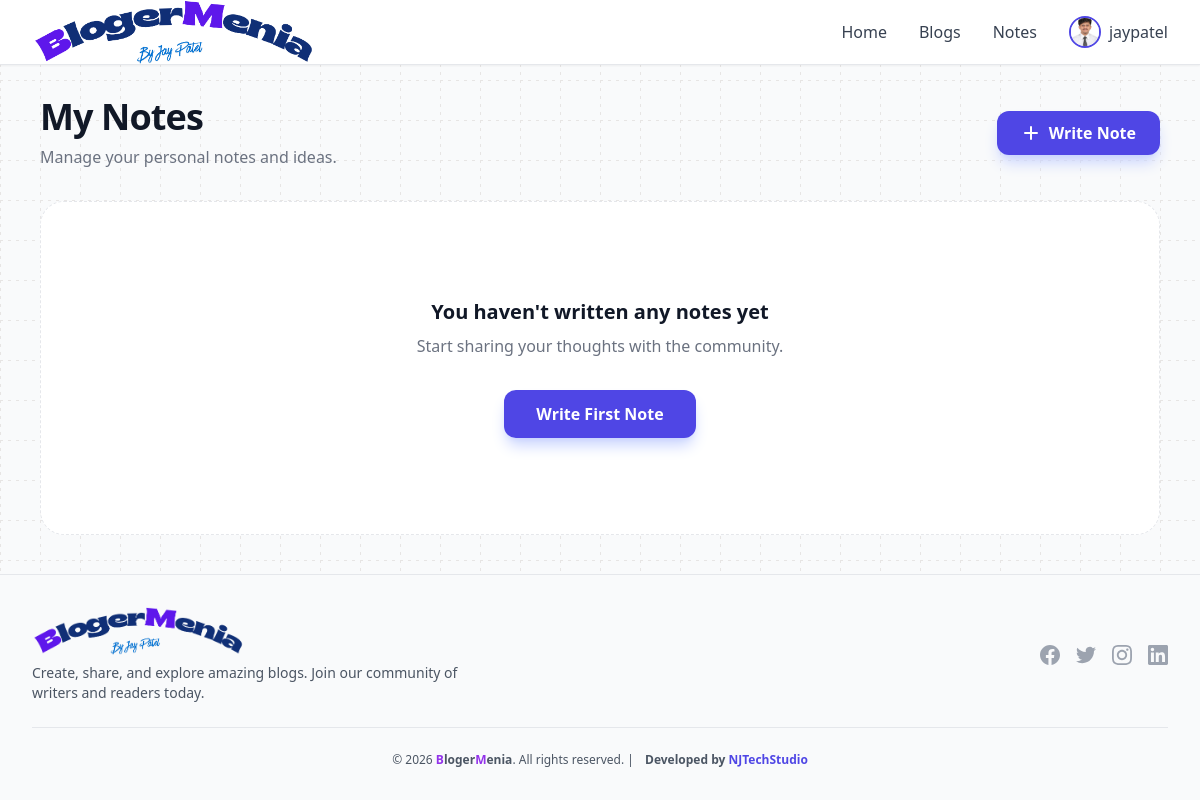
The app's page /notes/edit/ (signed in), older data.
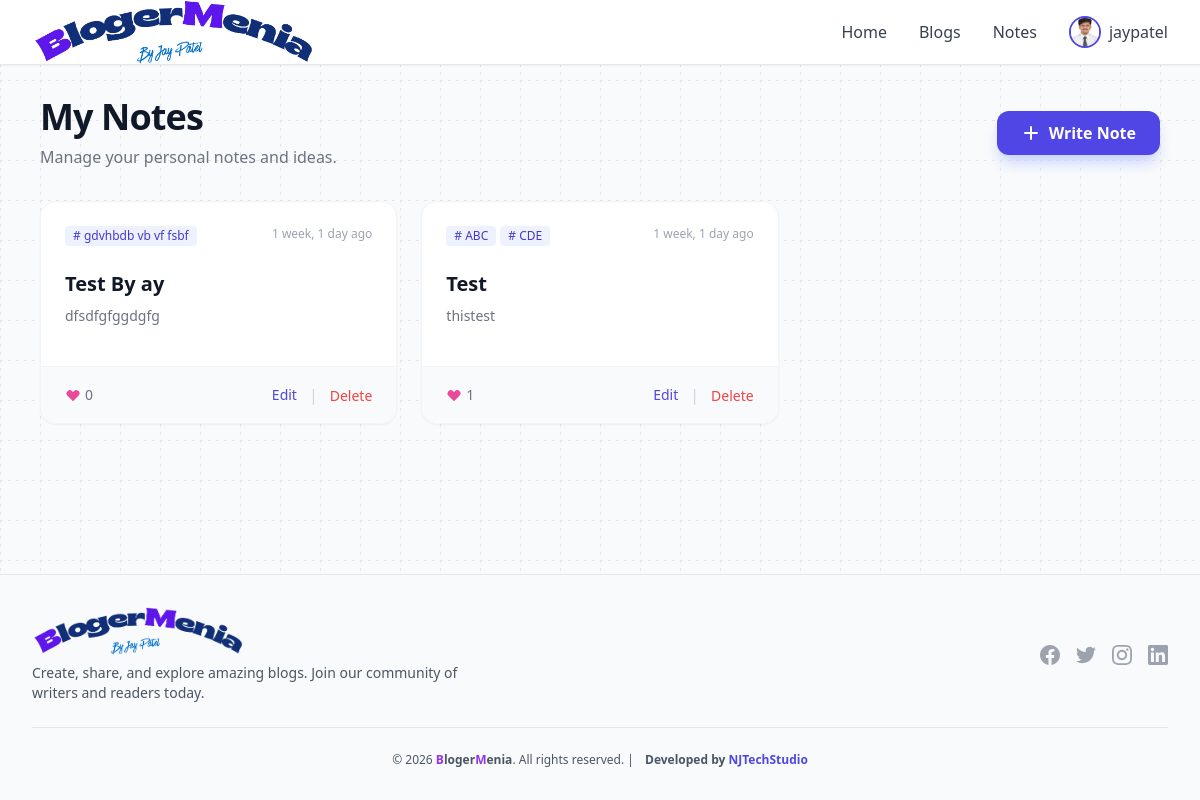
The same page, newer data.
### notes/models.py (models this page shows, shortened)
class Note(models.Model):
    user = models.ForeignKey(settings.AUTH_USER_MODEL, on_delete=models.CASCADE, related_name='notes')
    title = models.CharField(max_length=200)
    content = models.TextField()
    tags = models.CharField(max_length=500, blank=True, help_text="Comma-separated tags")
    likes = models.ManyToManyField(settings.AUTH_USER_MODEL, related_name='liked_notes', blank=True)
    is_public = models.BooleanField(default=True)
    created_at = models.DateTimeField(auto_now_add=True)
    updated_at = models.DateTimeField(auto_now=True)
    @property
    def total_likes(self):
        return self.likes.count()
    def get_tags_list(self):
        if not self.tags:
            return []
        return [tag.strip() for tag in self.tags.split(',') if tag.strip()]

### notes/views.py (the view)
# urls.py: path('edit/', views.MyNoteListView.as_view(), name='my_note_list'),
class MyNoteListView(LoginRequiredMixin, ListView):
    model = Note
    template_name = 'notes/my_note_list.html'
    context_object_name = 'notes'
    paginate_by = 9
    def get_queryset(self):
        return Note.objects.filter(user=self.request.user).order_by('-updated_at')

### blogs/models.py (called while the page is built)
    def get_display_name(self):
        if self.first_name or self.last_name:
            return f"{self.first_name} {self.last_name}".strip()
        return self.username or self.email.split('@')[0]

### notes/templates/notes/my_note_list.html (shortened to what the changed rows need)
{% extends 'base.html' %}
{% block content %}
<div class="container mx-auto px-4 py-8 max-w-6xl">
    <div class="flex justify-between items-center mb-8">
        <div>
            <h1 class="text-4xl font-extrabold text-gray-900 tracking-tight">My Notes</h1>
        </div>
    </div>
    {% if notes %}
    <div class="grid grid-cols-1 md:grid-cols-2 lg:grid-cols-3 gap-6">
        {% for note in notes %}
        <div
            class="bg-white rounded-2xl shadow-sm hover:shadow-xl transition-all duration-300 border border-gray-100 flex flex-col group relative hover:-translate-y-1">
            <div class="p-6 flex-1">
                <div class="flex justify-between items-start mb-4">
                    <div>
                        {% if note.tags %}
                        <div class="flex flex-wrap gap-1 mb-2">
                            {% for tag in note.get_tags_list|slice:":2" %}
                            <span
                                class="inline-flex items-center px-2 py-0.5 rounded text-xs font-medium bg-indigo-50 text-indigo-700">
                                # {{ tag }}
                            </span>
                            {% endfor %}
                        </div>
                        {% endif %}
                    </div>
                    <span class="text-xs text-gray-400">{{ note.updated_at|timesince }} ago</span>
                </div>
                <h2 class="text-xl font-bold text-gray-900 mb-2 line-clamp-2">{{ note.title }}</h2>
                <p class="text-gray-500 text-sm line-clamp-3 mb-4">
                    {{ note.content|striptags }}
                </p>
            </div>
            <div class="px-6 py-4 bg-gray-50 border-t border-gray-100 flex justify-between items-center rounded-b-2xl">
                <div class="flex items-center text-sm text-gray-500">
                    <svg xmlns="http://www.w3.org/2000/svg" class="h-4 w-4 mr-1 text-pink-500" viewBox="0 0 20 20"
                        fill="currentColor">
                        <path fill-rule="evenodd"
                            d="M3.172 5.172a4 4 0 015.656 0L10 6.343l1.172-1.171a4 4 0 115.656 5.656L10 17.657l-6.828-6.829a4 4 0 010-5.656z"
                            clip-rule="evenodd" />
                    </svg>
                    {{ note.total_likes }}
                </div>
                <div class="flex items-center gap-3">
                    <a href="{% url 'edit_note' pk=note.pk %}"
                        class="text-indigo-600 hover:text-indigo-800 font-medium text-sm">Edit</a>
                    <span class="text-gray-300">|</span>
                    <form action="{% url 'delete_note' pk=note.pk %}" method="POST"
                        onsubmit="return confirm('Delete this note?');">
                        <button type="submit"
                            class="text-red-500 hover:text-red-700 font-medium text-sm">Delete</button>
                    </form>
                </div>
            </div>
        </div>
        {% endfor %}
    </div>
    {% else %}
    <div class="text-center py-24 bg-white rounded-3xl border border-dashed border-gray-200">
        <h3 class="text-xl font-bold text-gray-900 mb-2">You haven't written any notes yet</h3>
        <p class="text-gray-500 mb-8 max-w-sm mx-auto">Start sharing your thoughts with the community.</p>
        <a href="{% url 'create_note' %}"
            class="inline-block bg-indigo-600 hover:bg-indigo-700 text-white font-semibold py-3 px-8 rounded-xl transition duration-200 shadow-lg shadow-indigo-200">
            Write First Note
        </a>
    </div>
    {% endif %}
</div>
{% endblock %}

Row changes from the older to the newer data that the page shows:
added Note: get_tags_list "gdvhbdb vb vf fsbf", updated_at "1 week, 1 day", title "Test By ay", content "dfsdfgfggdgfg", total_likes "0"
added Note: get_tags_list "ABC" "CDE", updated_at "1 week, 1 day", title "Test", content "thistest", total_likes "1"
Text that changed along with them:
text no longer shown: "You haven't written any notes yet Start sharing your thoughts with the community. Write First Note"
